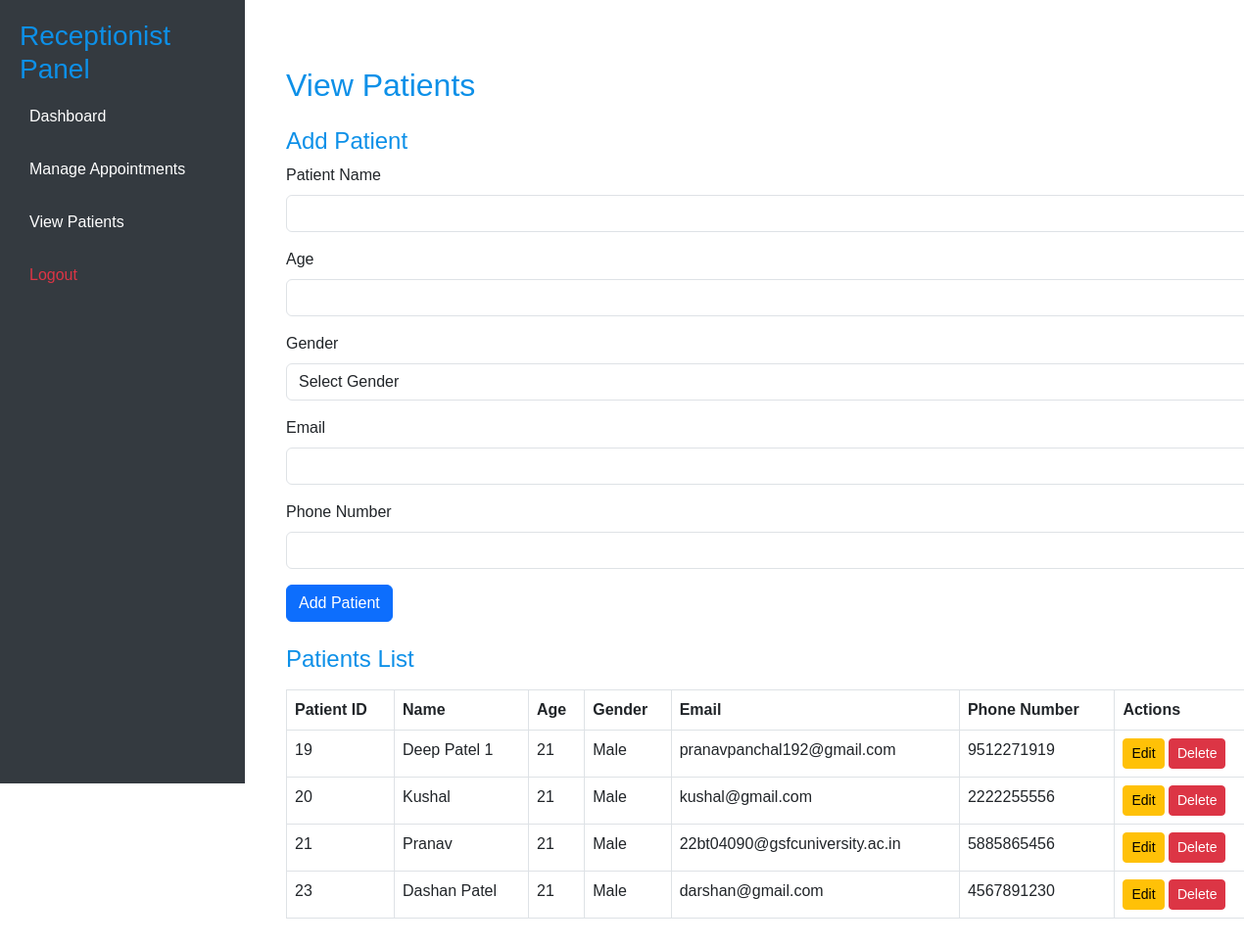
/view_patients.php (signed in), run on the app's committed database.
### tables this page shows
CREATE TABLE `patients` (
  `patient_id` int(11) NOT NULL,
  `patient_name` varchar(255) NOT NULL,
  `age` int(11) DEFAULT NULL,
  `gender` enum('Male','Female','Other') DEFAULT NULL,
  `contact_info` varchar(255) DEFAULT NULL,
  `status` enum('Indoor','Outdoor') DEFAULT NULL,
  `created_at` timestamp NOT NULL DEFAULT current_timestamp(),
  `updated_at` timestamp NOT NULL DEFAULT current_timestamp() ON UPDATE current_timestamp(),
  `phone_number` varchar(15) DEFAULT NULL,
  `email` varchar(255) DEFAULT NULL
);

### view_patients.php (the view, shortened to what this page needs)
<?php
require 'db.php';
try {
    $stmt = $pdo->query("SELECT * FROM patients ORDER BY patient_id");
    $patients = $stmt->fetchAll();
} catch (PDOException $e) {
    error_log($e->getMessage());
    die("Error fetching patients: " . $e->getMessage());
}
?>
<!DOCTYPE html>
<html lang="en">
<head>
    <link href="https://cdn.jsdelivr.net/npm/bootstrap@5.3.0-alpha1/dist/css/bootstrap.min.css" rel="stylesheet">
</head>
<body>
    <div class="container-fluid">
        <div class="row">
            <div class="sidebar">
                <h3>Receptionist Panel</h3>
                <a href="receptionist_dashboard.php">Dashboard</a>
                <a href="manage_appointments.php">Manage Appointments</a>
                <a href="view_patients.php">View Patients</a>
                <a href="plogout.php" class="text-danger">Logout</a>
            </div>
            <div class="col-md-9 col-lg-10 main-content">
                <div class="container mt-5">
                    <h2>View Patients</h2>
                <h4 class="mt-4">Add Patient</h4>
                <form method="POST">
                    <div class="mb-3">
                        <label for="patient_name" class="form-label">Patient Name</label>
                        <input type="text" name="patient_name" class="form-control" required>
                    </div>
                    <div class="mb-3">
                        <label for="age" class="form-label">Age</label>
                        <input type="number" name="age" class="form-control" required>
                    </div>
                    <div class="mb-3">
                        <label for="gender" class="form-label">Gender</label>
                        <select name="gender" class="form-control" required>
                            <option value="">Select Gender</option>
                        </select>
                    </div>
                    <div class="mb-3">
                        <label for="email" class="form-label">Email</label>
                        <input type="email" name="email" class="form-control" required>
                    </div>
                    <div class="mb-3">
                        <label for="phone_number" class="form-label">Phone Number</label>
                        <input type="text" name="phone_number" class="form-control" required>
                    </div>
                    <button type="submit" name="add_patient" class="btn btn-primary">Add Patient</button>
                </form>
                <h4 class="mt-4">Patients List</h4>
                <table class="table table-bordered mt-3">
                    <thead>
                        <tr>
                            <th>Patient ID</th>
                            <th>Name</th>
                            <th>Age</th>
                            <th>Gender</th>
                            <th>Email</th>
                            <th>Phone Number</th>
                            <th>Actions</th>
                        </tr>
                    </thead>
                    <tbody>
                        <?php foreach ($patients as $patient): ?>
                            <tr>
                                <td><?php echo $patient['patient_id']; ?></td>
                                <td><?php echo $patient['patient_name']; ?></td>
                                <td><?php echo $patient['age']; ?></td>
                                <td><?php echo $patient['gender']; ?></td>
                                <td><?php echo $patient['email']; ?></td>
                                <td><?php echo $patient['phone_number']; ?></td>
                                <td>
                                    <a href="?edit=<?php echo $patient['patient_id']; ?>" class="btn btn-warning btn-sm">Edit</a>
                                    <a href="?delete=<?php echo $patient['patient_id']; ?>" class="btn btn-danger btn-sm" onclick="return confirm('Are you sure you want to delete this patient?')">Delete</a>
                                </td>
                            </tr>
                        <?php endforeach; ?>
                    </tbody>
                </table>
            </div>
        </div>
    </div>
</body>
</html>

### view_patients.php (style rules this page uses)
body { font-family: Arial, sans-serif; }
h2, h3, h4 { color: rgb(13, 144, 232); }
.sidebar { height: 100vh; width: 250px; background: #343a40; color: white; position: fixed; padding: 20px; }
.sidebar a { color: white; text-decoration: none; padding: 10px; display: block; margin: 10px 0; }
.main-content { margin-left: 260px; padding: 20px; }

### data on the page
patients: patient_id "19", patient_name "Deep Patel 1", age "21", gender "Male", email "pranavpanchal192@gmail.com", phone_number "9512271919"
patients: patient_id "20", patient_name "Kushal", age "21", gender "Male", email "kushal@gmail.com", phone_number "2222255556"
patients: patient_id "21", patient_name "Pranav", age "21", gender "Male", email "22bt04090@gsfcuniversity.ac.in", phone_number "5885865456"
patients: patient_id "23", patient_name "Dashan Patel", age "21", gender "Male", email "darshan@gmail.com", phone_number "4567891230"
